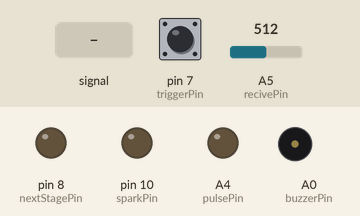
Simulated run of this sketch. Board: Arduino Uno, built with avr-gcc and run on an emulated ATmega328P. On the bench: output pins drawn as LEDs (lit = HIGH), buzzer (waves = sounding). Inputs (shaded band) come from the test bench; at power-on: pin 7 (triggerPin) HIGH, A5 (recivePin) = 512. Random numbers use the default seed unless the sketch sets one.

Above: at 1.2 s.
1.3 s: pin 7 (triggerPin) pulled LOW for 0.15 s
At 2.78 s:
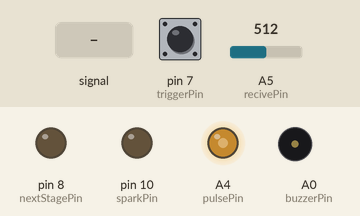
4.3 s: A5 (recivePin) fed a 200 Hz sine of ±255 counts around its level
At 6.9 s:
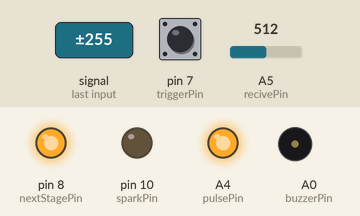
7.3 s: pin 7 (triggerPin) pulled LOW for 1 s
At 10.9 s:
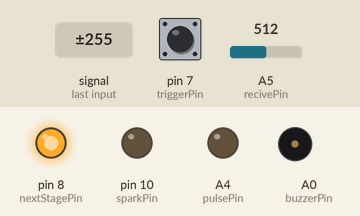
11.2 s: pin 7 (triggerPin) pulsed LOW 5 times (0.12 s each, 0.3 s apart)
At 13.66 s:
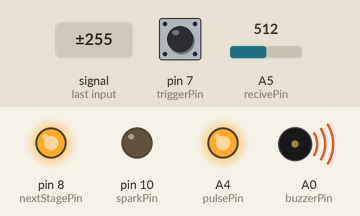
14.2 s: pin 7 (triggerPin) pulled LOW for 3.2 s
At 21.5 s:
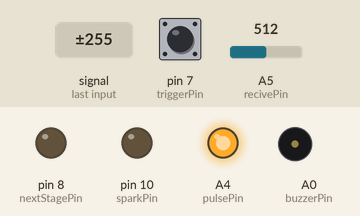
Timing chart, 0 to 21.8 s (numbered marks = the images above; inputs shaded):
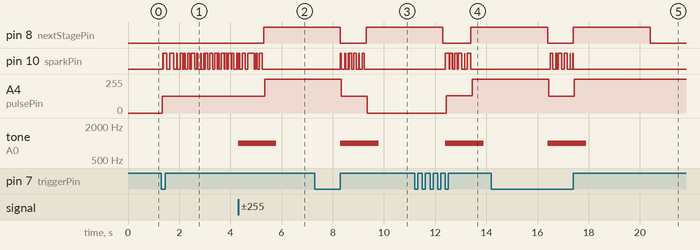

Measured:
- after the input at 1.3 s, A4 (pulsePin): 0/255 → 127/255 at once
- after the input at 4.3 s, pin 8 (nextStagePin): LOW → HIGH after 1.0 s; A4 (pulsePin): 127/255 → 255/255 after 1.0 s; tone on A0 (buzzerPin): silent → 1000 Hz at once, → silent 1.5 s later
- after the input at 7.3 s, A4 (pulsePin): 255/255 → 127/255 after 1.0 s, → 0/255 1.0 s later; tone on A0 (buzzerPin): silent → 1000 Hz after 1.0 s, → silent 1.5 s later
- after the input at 11.2 s, A4 (pulsePin): 0/255 → 128/255 after 1.2 s, → 255/255 1.0 s later; tone on A0 (buzzerPin): silent → 1000 Hz after 1.2 s, → silent 1.5 s later
- after the input at 14.2 s, A4 (pulsePin): 255/255 → 127/255 after 2.2 s, → 255/255 1.0 s later; tone on A0 (buzzerPin): silent → 1000 Hz after 2.2 s, → silent 1.5 s later

The sketch:

ConnectingPeople_01.ino
```cpp
// Pin constant declaration
const int nextStagePin =  8; //output
const int triggerPin   =  7; //input
const int sparkPin     = 10; //output
const int pulsePin     = A4; //19 output
const int buzzerPin    = A0; //output
const int recivePin    = A5; //28 input
//***

// Program enable trigger
boolean trigger = false;
//***

// Buzzer configurations:
const int frequency =  1000;
const int duration  = 500;
//***

// Pulses counter
unsigned long count        = 0; // pulses counter
unsigned long currentCount = 0; // additional variable for pulses counter
//***

// Timers vsriables
unsigned long previousMillis      = 0; // pulse generator variable
unsigned long countPreviousMillis = 0; // count pulses variable
unsigned long sparkPreviousMillis = 0; // spark generator variable

const long interval       =   50; // pulse generator period (us)
const long countInterval  = 1000; // count pulse interval (ms)
long sparkInterval        =  100; // start time between sparks (ms)
//***

// Pulses settings
int lowRange = 500; // Amount of counting pulses
int ledState = LOW;  // Default pulse state
int sparkLedState = LOW; // Default spark state
int pulseDetectionLevel = 600; // Detect pulses higher level, than this
//***

// Next stage settings
const int nextStageDelay = 3000;
//***

// Random settings
const int lowRangeRandom  =  0;
const int highRangeRandom = 25;
//***

void setup() {
  pinMode(triggerPin, INPUT_PULLUP); // for start signal from MCU
  pinMode(pulsePin, OUTPUT);         // pulse generator pin
  pinMode(recivePin, INPUT);         // reciver pulses pin
  pinMode(sparkPin, OUTPUT);         // spark generator pin
  pinMode(buzzerPin, OUTPUT);        // buzz generator pin
  pinMode(nextStagePin, OUTPUT);     // send signal to MCU after finish
}

void loop() {

  // Wait for signal from main controller
  if (digitalRead(triggerPin) == LOW) {
    trigger = true;
  }

  // Program starts from here after signal from main controller
  if (trigger) {

    unsigned long currentMillis       = micros();
    unsigned long countCurrentMillis  = millis();
    unsigned long sparkCurrentMillis  = millis();

    if (sparkCurrentMillis - sparkPreviousMillis >= sparkInterval) {

      sparkPreviousMillis = sparkCurrentMillis;

      if (sparkLedState == LOW) {
        sparkLedState = HIGH;
      } else {
        sparkLedState = LOW;
      }
      digitalWrite(sparkPin, sparkLedState);
      sparkInterval = random(150);
    }

    if (currentMillis - previousMillis >= interval) {

      previousMillis = currentMillis;

      if (ledState == LOW) {
        ledState = HIGH;
      } else {
        ledState = LOW;
      }
      digitalWrite(pulsePin, ledState);
      if (analogRead(recivePin) > pulseDetectionLevel) {

        count++;
        tone(buzzerPin, frequency, duration);
        digitalWrite(13, HIGH);
      } else {
        digitalWrite(13, LOW);
        analogWrite(buzzerPin, 0);
      }
    }

    if (countCurrentMillis - countPreviousMillis >= countInterval) {
      countPreviousMillis = countCurrentMillis;

      if (count >= lowRange) {
        digitalWrite(sparkPin, LOW);
        digitalWrite(nextStagePin, HIGH);
        delay(nextStageDelay);
        digitalWrite(nextStagePin, LOW);
        count = 0;
        trigger = false;
      }
      if (count == currentCount) {
        count = 0;
      }
      currentCount = count;
    }
  }
}
```
